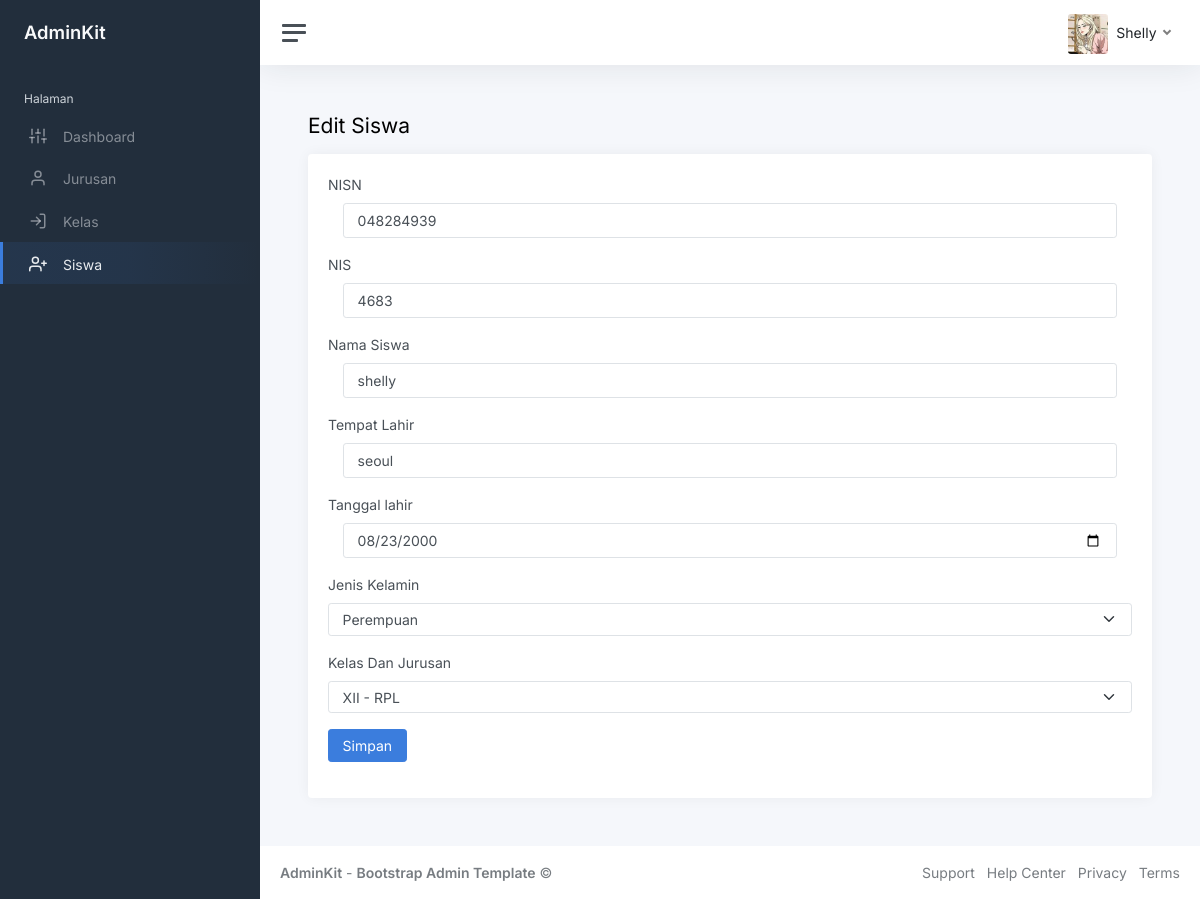
Page /index.php?page=edit-siswa&id=048284939 (signed in) on the committed database.
### tables this page shows
CREATE TABLE `siswa` (
  `nisn` char(10) NOT NULL,
  `nis` char(4) NOT NULL,
  `nama` varchar(32) NOT NULL,
  `tempat_lahir` varchar(30) NOT NULL,
  `tanggal_lahir` date NOT NULL,
  `jenis_kelamin` varchar(32) NOT NULL,
  `id_kelas` int(11) NOT NULL
);

CREATE TABLE `kelas` (
  `id_kelas` int(11) NOT NULL,
  `id_jurusan` int(11) NOT NULL,
  `nama_kelas` varchar(10) NOT NULL
);

### edit-siswa.php (the view, shortened to what this page needs)
<?php
$id = $_GET['id'];
$query = mysqli_query($koneksi, "SELECT * FROM siswa WHERE nisn='$id'");
$data = mysqli_fetch_array($query);
?>
<h1 class="h3 mb-3">Edit Siswa</h1>
					<div class="row">
                        <div class="col-12">
                            <div class="card flex-fill">
                                <div class="card-body">
                                    <form method="post">
                                        <div class="mb-3">
                                            <label class="form-label">NISN</label>
                                            <div class="col-12">
                                                <input type="text" name="nisn" class="form-control" value="<?php echo $data['nisn']?>">
                                            </div>
                                        </div>
                                        <div class="mb-3">
                                            <label class="form-label">NIS</label>
                                            <div class="col-12">
                                                <input type="text" name="nis" class="form-control" value="<?php echo $data['nis']?>">
                                            </div>
                                        </div>
                                            <div class="mb-3">
                                                <label class="form-label">Nama Siswa</label>
                                                <div class="col-12">
                                                    <input type="text" name="nama_lengkap" class="form-control" value="<?php echo $data['nama']?>">
                                                </div>
                                            </div>
                                            <div class="mb-3">
                                                <label class="form-label">Tempat Lahir</label>
                                                <div class="col-12">
                                                    <input type="text" name="tempat_lahir" class="form-control" value="<?php echo $data['tempat_lahir']?>">
                                                </div>
                                            </div>
                                            <div class="mb-3">
                                                <label class="form-label">Tanggal lahir</label>
                                                <div class="col-12">
                                                    <input type="date" name="tanggal_lahir" class="form-control" value="<?php echo $data['tanggal_lahir']?>">
                                                </div>
                                            </div>
                                            <div class="mb-3">
                                                <label class="form-label">Jenis Kelamin</label>
                                                <select name="jenis_kelamin" class="form-select">
                                                    <option value="Perempuan"<?php if($data['jenis_kelamin'] == 'Perempuan') { echo 'selected'; } ?>>Perempuan</option>
                                                </select>
                                            </div>
                                            <div class="mb-3">
                                                <label class="form-label">Kelas Dan Jurusan</label>
                                                <select name="id_kelas" class="form-select">
                                                    <?php
                                                    $query = mysqli_query($koneksi, "SELECT * FROM kelas INNER JOIN jurusan ON kelas.id_jurusan=jurusan.id_jurusan");
                                                    while ($kelas = mysqli_fetch_array($query)) {
                                                        ?>
                                                        <option value="<?php echo $kelas['id_kelas'] ?>" <?php if($data['id_kelas'] ==$kelas['id_kelas']) { echo 'selected';} ?>>
                                                        <?php echo $kelas['nama_kelas'] ?> - <?php echo $kelas['nama_jurusan']?></option>
                                                        <?php
                                                    }
                                                    ?>
                                                </select>
                                            </div>
                                        <div class="mb-3">
                                            <button class="btn btn-primary">Simpan</button>
                                        </div>
                                    </form>
                                </div>
                            </div>
                        </div>
                    </div>

### rows in the picture
siswa: nisn "048284939", nis "4683", nama_lengkap "shelly", tempat_lahir "seoul", tanggal_lahir "08/23/2000", jenis_kelamin "Perempuan", id_kelas "XII - RPL"

### other values in the picture
$_SESSION['user']['nama_lengkap'] "Shelly"
